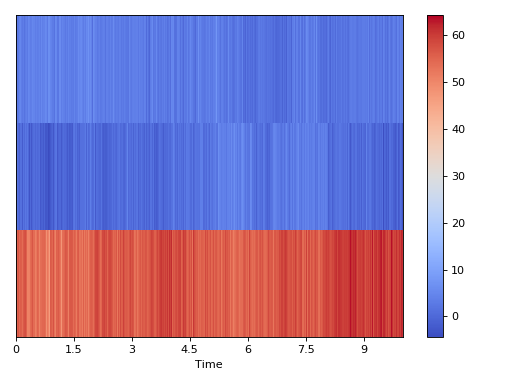

This figure's Python source:
import dcase_util
repo = dcase_util.utils.Example.feature_repository()
dcase_util.data.Stacker(recipe='mfcc=1,5,7').stack(repo).plot()
